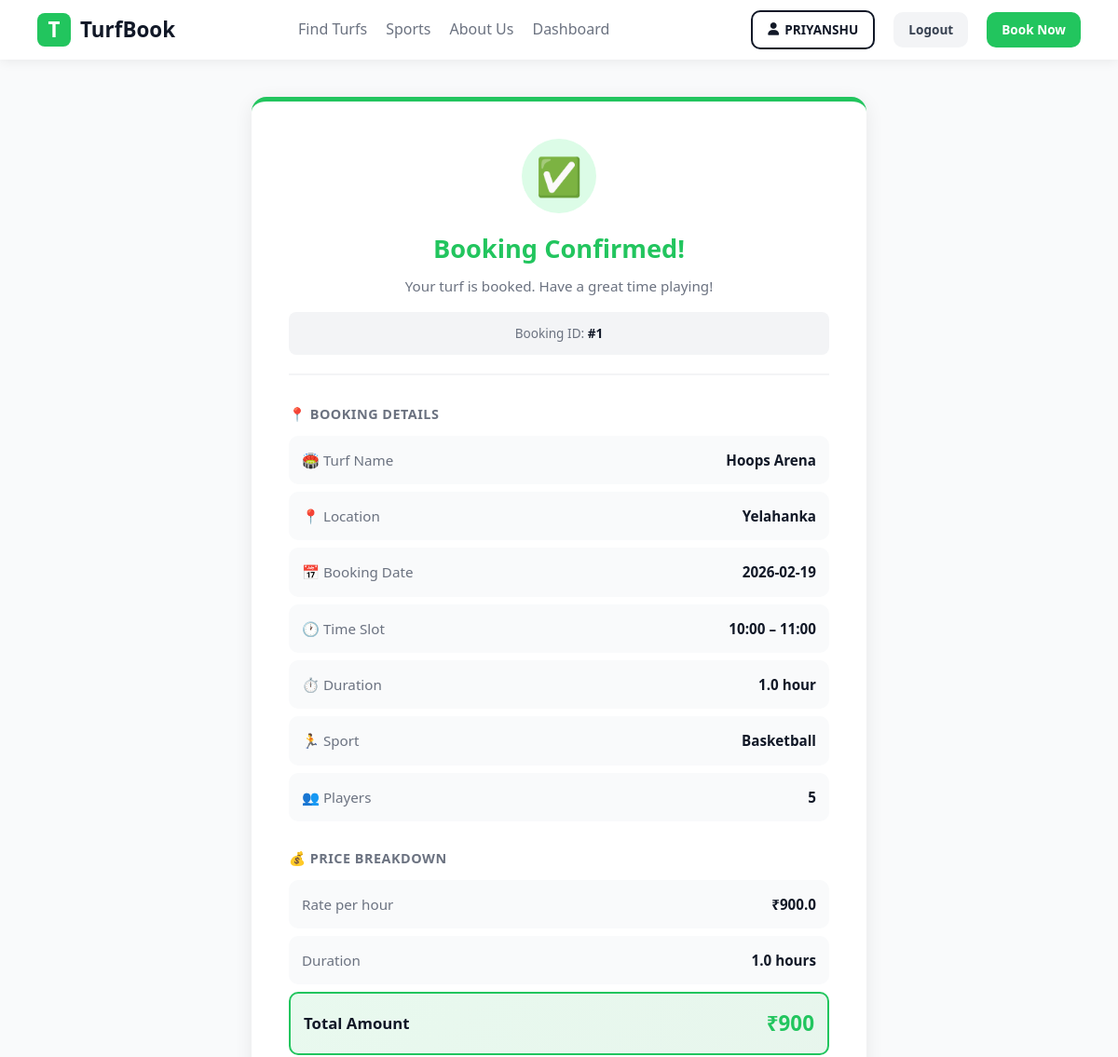
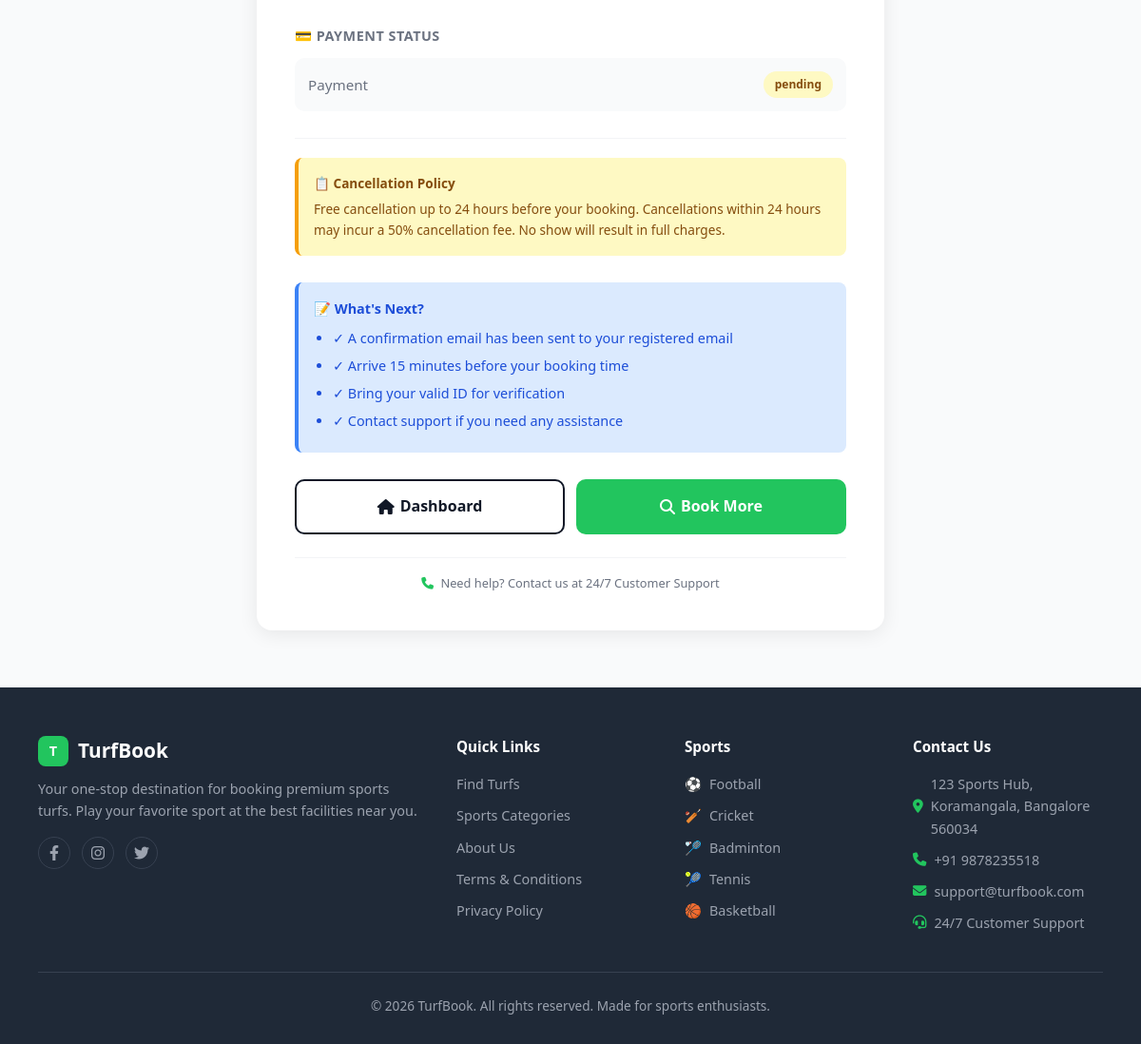
Screenshot of /booking-receipt/1 (signed in) with the database file from the repository (2 pictures, top to bottom).
### tables this page shows
CREATE TABLE bookings (
            id INTEGER PRIMARY KEY AUTOINCREMENT,
            user_id INTEGER NOT NULL,
            turf_id INTEGER NOT NULL,
            booking_date TEXT NOT NULL,
            start_time TEXT NOT NULL,
            end_time TEXT NOT NULL,
            duration_hours REAL NOT NULL,
            total_amount INTEGER NOT NULL,
            sport TEXT NOT NULL,
            players INTEGER DEFAULT 1,
            status TEXT DEFAULT 'confirmed',
            payment_status TEXT DEFAULT 'pending',
            created_at TEXT DEFAULT CURRENT_TIMESTAMP,
            FOREIGN KEY(user_id) REFERENCES users(id),
            FOREIGN KEY(turf_id) REFERENCES turfs(id)
        );

CREATE TABLE turfs (
            id INTEGER PRIMARY KEY AUTOINCREMENT,
            name TEXT NOT NULL,
            location TEXT NOT NULL,
            city TEXT NOT NULL,
            distance REAL,
            rating REAL DEFAULT 4.5,
            review_count INTEGER DEFAULT 0,
            open_time TEXT DEFAULT '6 AM',
            close_time TEXT DEFAULT '11 PM',
            max_players INTEGER DEFAULT 22,
            price_per_hour INTEGER NOT NULL,
            sports TEXT NOT NULL,
            amenities TEXT DEFAULT '',
            image_url TEXT DEFAULT '',
            description TEXT DEFAULT '',
            is_active INTEGER DEFAULT 1
        );

### app.py (the view)
@app.route('/booking-receipt/<int:booking_id>')
@login_required
def booking_receipt(booking_id):
    conn = get_db()
    booking = conn.execute("""
        SELECT b.*, t.name as turf_name, t.location, t.image_url, t.amenities
        FROM bookings b JOIN turfs t ON b.turf_id=t.id
        WHERE b.id=? AND b.user_id=?
    """, (booking_id, session['user_id'])).fetchone()
    if not booking:
        conn.close()
        flash('Booking not found.', 'danger')
        return redirect(url_for('dashboard'))
    conn.close()
    return render_template('booking_receipt.html', booking=booking)

### app.py (called while the page is built)
def get_db():
    conn = sqlite3.connect(DB_PATH)
    conn.row_factory = sqlite3.Row
    return conn

def login_required(f):
    @wraps(f)
    def decorated(*args, **kwargs):
        if 'user_id' not in session:
            flash('Please login to continue.', 'warning')
            return redirect(url_for('login'))
        return f(*args, **kwargs)
    return decorated

### templates/booking_receipt.html (shortened to what this page needs)
{% extends 'base.html' %}
{% block content %}
<div class="receipt-container">
  <div class="receipt-card">
    <div class="receipt-header">
      <div class="success-icon">✅</div>
      <h1>Booking Confirmed!</h1>
      <p>Your turf is booked. Have a great time playing!</p>
      <div class="booking-id">
        Booking ID: <strong>#{{ booking.id }}</strong>
      </div>
    </div>
    <div class="receipt-section">
      <div class="receipt-section-title">📍 Booking Details</div>
      <div class="receipt-item">
        <span class="receipt-item-label">🏟️ Turf Name</span>
        <span class="receipt-item-value">{{ booking.turf_name }}</span>
      </div>
      <div class="receipt-item">
        <span class="receipt-item-label">📍 Location</span>
        <span class="receipt-item-value">{{ booking.location }}</span>
      </div>
      <div class="receipt-item">
        <span class="receipt-item-label">📅 Booking Date</span>
        <span class="receipt-item-value">{{ booking.booking_date }}</span>
      </div>
      <div class="receipt-item">
        <span class="receipt-item-label">🕐 Time Slot</span>
        <span class="receipt-item-value">{{ booking.start_time }} – {{ booking.end_time }}</span>
      </div>
      <div class="receipt-item">
        <span class="receipt-item-label">⏱️ Duration</span>
        <span class="receipt-item-value">{{ booking.duration_hours }} hour{% if booking.duration_hours != 1 %}s{% endif %}</span>
      </div>
      <div class="receipt-item">
        <span class="receipt-item-label">🏃 Sport</span>
        <span class="receipt-item-value">{{ booking.sport }}</span>
      </div>
      <div class="receipt-item">
        <span class="receipt-item-label">👥 Players</span>
        <span class="receipt-item-value">{{ booking.players }}</span>
      </div>
    </div>
    <div class="receipt-section">
      <div class="receipt-section-title">💰 Price Breakdown</div>
      <div class="receipt-item">
        <span class="receipt-item-label">Rate per hour</span>
        <span class="receipt-item-value">₹{{ booking.total_amount // booking.duration_hours }}</span>
      </div>
      <div class="receipt-item">
        <span class="receipt-item-label">Duration</span>
        <span class="receipt-item-value">{{ booking.duration_hours }} hours</span>
      </div>
      <div class="receipt-item total">
        <span class="receipt-item-label">Total Amount</span>
        <span class="receipt-item-value">₹{{ booking.total_amount }}</span>
      </div>
    </div>
    <div class="receipt-section">
      <div class="receipt-section-title">💳 Payment Status</div>
      <div class="receipt-item">
        <span class="receipt-item-label">Payment</span>
        <span class="badge badge-yellow">{{ booking.payment_status }}</span>
      </div>
    </div>
    <div class="divider"></div>
    <div class="cancellation-policy">
      <strong>📋 Cancellation Policy</strong>
      Free cancellation up to 24 hours before your booking. Cancellations within 24 hours may incur a 50% cancellation fee. No show will result in full charges.
    </div>
    <div class="next-steps">
      <strong>📝 What's Next?</strong>
      <ul>
        <li>✓ A confirmation email has been sent to your registered email</li>
        <li>✓ Arrive 15 minutes before your booking time</li>
        <li>✓ Bring your valid ID for verification</li>
        <li>✓ Contact support if you need any assistance</li>
      </ul>
    </div>
    <div class="action-buttons">
      <a href="/dashboard" class="btn btn-outline receipt-btn" style="justify-content: center;">
        <i class="fa fa-home"></i> Dashboard
      </a>
      <a href="/find-turfs" class="btn btn-green receipt-btn" style="justify-content: center;">
        <i class="fa fa-search"></i> Book More
      </a>
    </div>
    <p style="text-align: center; margin-top: 24px; font-size: 0.8rem; color: var(--gray); border-top: 1px solid #f3f4f6; padding-top: 16px;">
      <i class="fa fa-phone" style="color: var(--green); margin-right: 4px;"></i>
      Need help? Contact us at 24/7 Customer Support
    </p>
  </div>
</div>
{% endblock %}

### static/css/style.css (style rules this page uses)
:root { --green: #22c55e; --green-dark: #16a34a; --yellow: #f59e0b; --dark: #111827; --gray: #6b7280; --light: #f9fafb; --white: #fff; --red: #ef4444; --blue: #3b82f6; --border-radius: 10px; --shadow-sm: 0 2px 12px rgba(0,0,0,0.07); --shadow-md: 0 4px 20px rgba(0,0,0,0.08); --shadow-lg: 0 8px 30px rgba(0,0,0,0.12); --transition: all 0.3s ease; }
* { box-sizing: border-box; margin: 0; padding: 0; }
html, body { width: 100%; height: 100%; }
body { font-family: 'Segoe UI', Tahoma, Geneva, Verdana, sans-serif; color: var(--dark); background: var(--light); line-height: 1.6; }
a { text-decoration: none; color: inherit; transition: var(--transition); }
.btn { padding: 11px 22px; border-radius: var(--border-radius); font-weight: 600; cursor: pointer; border: none; transition: var(--transition); font-size: 0.95rem; display: inline-flex; align-items: center; gap: 6px; white-space: nowrap; }
.btn-green { background: var(--green); color: white; }
.btn-outline { border: 2px solid var(--dark); color: var(--dark); background: transparent; }
.badge { padding: 4px 12px; border-radius: 20px; font-size: 0.75rem; font-weight: 700; display: inline-block; }
.badge-yellow { background: #fef9c3; color: #854d0e; }

### templates/base.html (style rules this page uses)
:root { --green: #22c55e; --green-dark: #16a34a; --yellow: #f59e0b; --dark: #111827; --gray: #6b7280; --light: #f9fafb; --white: #fff; --red: #ef4444; --blue: #3b82f6; }

### templates/booking_receipt.html (style rules this page uses)
.receipt-container { max-width: 700px; margin: 40px auto; padding: 0 20px; }
.receipt-card { background: white; border-radius: 16px; padding: 40px; box-shadow: 0 4px 20px rgba(0,0,0,0.08); border-top: 5px solid var(--green); }
.receipt-header { text-align: center; margin-bottom: 30px; padding-bottom: 20px; border-bottom: 2px solid #f3f4f6; }
.success-icon { width: 80px; height: 80px; background: #dcfce7; border-radius: 50%; display: flex; align-items: center; justify-content: center; font-size: 2.5rem; color: var(--green); margin: 0 auto 16px; }
.receipt-header h1 { font-size: 1.7rem; font-weight: 800; color: var(--green); margin-bottom: 6px; }
.receipt-header p { color: var(--gray); font-size: 0.95rem; }
.booking-id { background: #f3f4f6; padding: 12px; border-radius: 8px; text-align: center; margin-top: 16px; font-size: 0.85rem; color: var(--gray); }
.booking-id strong { color: var(--dark); font-weight: 600; }
.receipt-section { margin-bottom: 28px; }
.receipt-section-title { font-size: 0.9rem; font-weight: 700; color: var(--gray); text-transform: uppercase; letter-spacing: 0.5px; margin-bottom: 12px; }
.receipt-item { display: flex; justify-content: space-between; align-items: center; padding: 14px; background: #f9fafb; border-radius: 10px; margin-bottom: 8px; font-size: 0.95rem; }
.receipt-item-label { color: var(--gray); font-weight: 500; }
.receipt-item-value { font-weight: 600; color: var(--dark); }
.receipt-item.total { background: linear-gradient(135deg, rgba(34, 197, 94, 0.1), rgba(22, 163, 74, 0.1)); border: 2px solid var(--green); }
.receipt-item.total .receipt-item-label { font-size: 1.05rem; font-weight: 700; color: var(--dark); }
.receipt-item.total .receipt-item-value { font-size: 1.4rem; font-weight: 800; color: var(--green); }
.cancellation-policy { background: #fef9c3; border-left: 4px solid var(--yellow); padding: 16px; border-radius: 8px; margin-bottom: 28px; font-size: 0.85rem; color: #854d0e; }
.cancellation-policy strong { display: block; margin-bottom: 6px; }
.next-steps { background: #dbeafe; border-left: 4px solid var(--blue); padding: 16px; border-radius: 8px; margin-bottom: 28px; font-size: 0.9rem; color: #1d4ed8; }
.next-steps strong { display: block; margin-bottom: 8px; }
.next-steps ul { margin-left: 20px; margin-top: 8px; }
.next-steps li { margin-bottom: 6px; }
.action-buttons { display: grid; grid-template-columns: 1fr 1fr; gap: 12px; }
.receipt-btn { padding: 14px; font-size: 1rem; font-weight: 700; }
.divider { height: 1px; background: #f3f4f6; margin: 20px 0; }

### rows the page displays
bookings: id "1", booking_date "2026-02-19", start_time "10:00", end_time "11:00", duration_hours "1.0", sport "Basketball", players "5", total_amount+duration_hours "900.0", total_amount "900", payment_status "pending"
turfs: turf_name "Hoops Arena", location "Yelahanka"

### other values shown
{{ session.get('user_name', '').split()[0] }} "PRIYANSHU"
